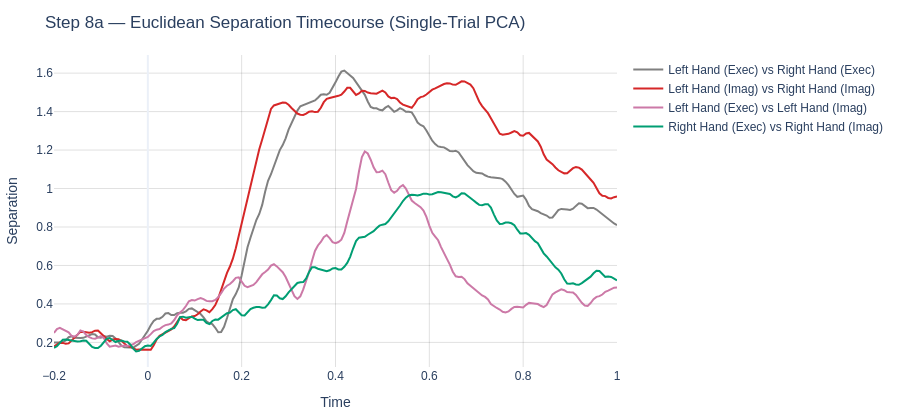

Write notebook code for a chart like this one.
### Code cell
# ==============================================================================
# Step 8a: Interactive Euclidean Separation Timecourse (Single-Trial)
# ==============================================================================

fig_euc_trials = plot_trajectory_separation(
    separation=format_pair_keys(sep_timecourses_trials["centroid"], LABEL_NAMES, exclude_pairs=exclude_pairs),
    times=time_axis,
    title='Step 8a — Euclidean Separation Timecourse (Single-Trial PCA)',
    color_map=pair_color_map,
    smooth_window=10
)
fig_euc_trials.show()

### Figure 1 — Plotly figure (JSON) as saved in the notebook; plotly's stock layout.template omitted (floating-point values rounded to 4 significant figures; data arrays with more than 128 entries replaced by an {"elided": "..."} marker saying what was removed)
{"data": [{"line": {"color": "gray"}, "mode": "lines", "name": "Left Hand (Exec) vs Right Hand (Exec)", "type": "scatter", "x": {"elided": "193 float values"}, "y": {"elided": "193 float values"}}, {"line": {"color": "#d62728"}, "mode": "lines", "name": "Left Hand (Imag) vs Right Hand (Imag)", "type": "scatter", "x": {"elided": "193 float values"}, "y": {"elided": "193 float values"}}, {"line": {"color": "#CC79A7"}, "mode": "lines", "name": "Left Hand (Exec) vs Left Hand (Imag)", "type": "scatter", "x": {"elided": "193 float values"}, "y": {"elided": "193 float values"}}, {"line": {"color": "#009E73"}, "mode": "lines", "name": "Right Hand (Exec) vs Right Hand (Imag)", "type": "scatter", "x": {"elided": "193 float values"}, "y": {"elided": "193 float values"}}], "layout": {"height": 420, "margin": {"b": 50, "l": 50, "r": 40, "t": 55}, "title": {"text": "Step 8a — Euclidean Separation Timecourse (Single-Trial PCA)"}, "xaxis": {"title": {"text": "Time"}}, "yaxis": {"title": {"text": "Separation"}}}}
